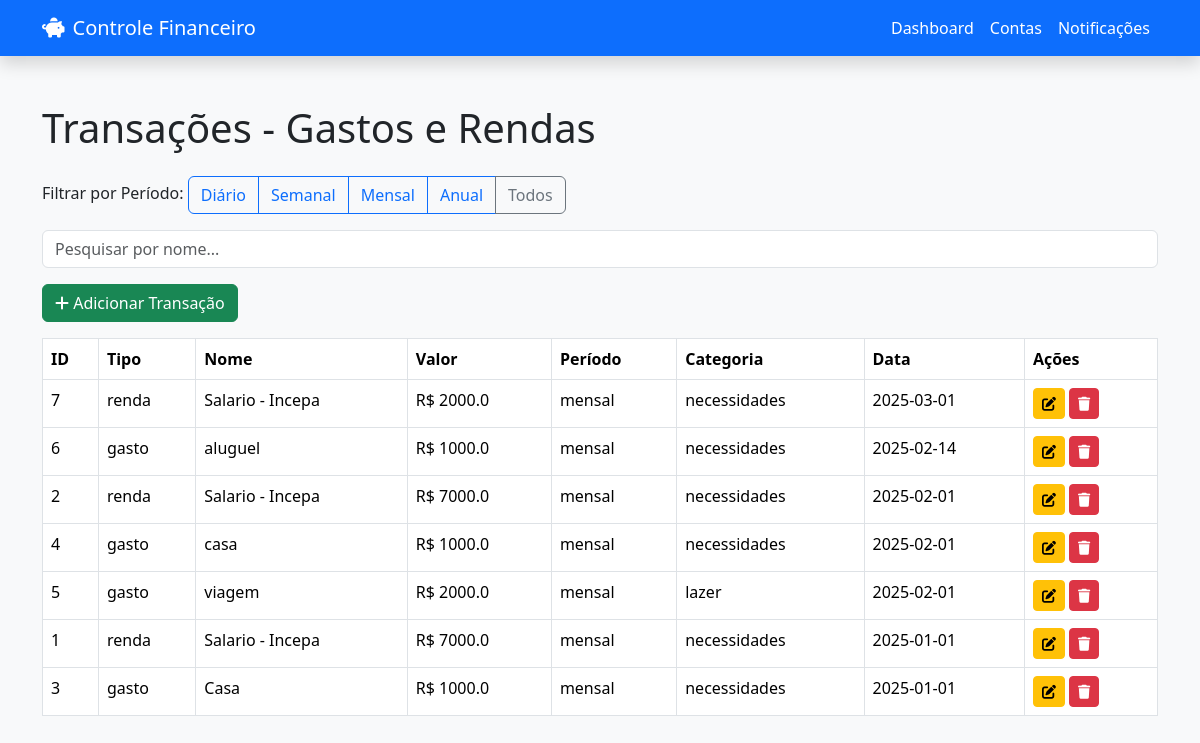
Page /transacoes (signed in) on the earlier database version.
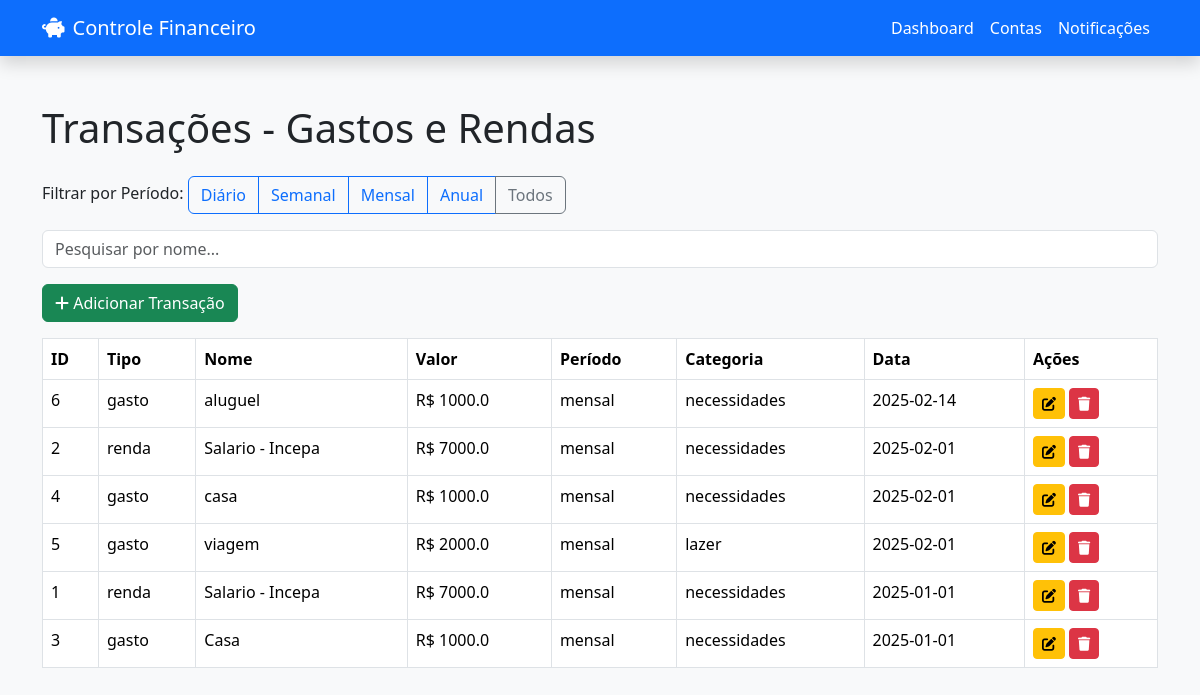
Same page on the later database version.
### tables this page shows
CREATE TABLE Transacoes (
        id INTEGER PRIMARY KEY AUTOINCREMENT,
        tipo TEXT NOT NULL,
        nome TEXT NOT NULL,
        valor REAL NOT NULL,
        periodo TEXT NOT NULL,
        categoria TEXT,
        data TEXT DEFAULT CURRENT_TIMESTAMP,
        notificado INTEGER DEFAULT 0,
        notificado_antecipado INTEGER DEFAULT 0
    );

### app.py (the view)
@app.route('/transacoes', methods=['GET'])
def transacoes_view():
    if 'user_id' not in session:
        flash("Você não está autenticado.", "error")
        return redirect(url_for('index'))
    periodo = request.args.get('periodo')  # 'diario', 'semanal', 'mensal', 'anual'
    pesquisa = request.args.get('pesquisa', '').lower()
    conn = conectar_bd()
    if conn is None:
        flash("Erro ao conectar ao banco de dados", "danger")
        return redirect(url_for('dashboard'))
    cursor = conn.cursor()
    if periodo:
        cursor.execute("SELECT * FROM Transacoes WHERE periodo = ? ORDER BY data DESC", (periodo,))
    else:
        cursor.execute("SELECT * FROM Transacoes ORDER BY data DESC")
    transacoes = cursor.fetchall()
    conn.close()
    if pesquisa:
        transacoes = [t for t in transacoes if pesquisa in t['nome'].lower()]
    return render_template('transacoes.html', transacoes=transacoes, periodo=periodo, pesquisa=pesquisa)

### app.py (called while the page is built)
def conectar_bd():
    try:
        conn = sqlite3.connect('financeiro.db')
        conn.row_factory = sqlite3.Row
        return conn
    except sqlite3.Error as e:
        flash(f"Erro ao conectar com o banco de dados: {e}", "danger")
        return None

### templates/transacoes.html (shortened to what this page needs)
<!DOCTYPE html>
<html lang="pt-br">
<head>
  <link href="https://cdn.jsdelivr.net/npm/bootstrap@5.3.2/dist/css/bootstrap.min.css" rel="stylesheet">
  <link href="https://cdnjs.cloudflare.com/ajax/libs/font-awesome/6.0.0/css/all.min.css" rel="stylesheet">
</head>
<body class="bg-light">
  <nav class="navbar navbar-expand-lg navbar-dark bg-primary shadow">
    <div class="container">
      <a class="navbar-brand d-flex align-items-center" href="/dashboard">
        <i class="fa-solid fa-piggy-bank me-2"></i> Controle Financeiro
      </a>
      <div class="collapse navbar-collapse" id="navbarNav">
        <ul class="navbar-nav ms-auto">
          <li class="nav-item"><a class="nav-link text-white" href="/dashboard">Dashboard</a></li>
          <li class="nav-item"><a class="nav-link text-white" href="/contas">Contas</a></li>
          <li class="nav-item"><a class="nav-link text-white" href="/notificacoes">Notificações</a></li>
        </ul>
      </div>
    </div>
  </nav>
  <div class="container py-5">
    <h1 class="mb-4">Transações - Gastos e Rendas</h1>
    <div class="mb-3">
      <label class="form-label">Filtrar por Período:</label>
      <div class="btn-group" role="group">
        <a href="/transacoes?periodo=diario" class="btn btn-outline-primary">Diário</a>
        <a href="/transacoes?periodo=semanal" class="btn btn-outline-primary">Semanal</a>
        <a href="/transacoes?periodo=mensal" class="btn btn-outline-primary">Mensal</a>
        <a href="/transacoes?periodo=anual" class="btn btn-outline-primary">Anual</a>
        <a href="/transacoes" class="btn btn-outline-secondary">Todos</a>
      </div>
    </div>
    <div class="mb-3">
      <input type="text" id="searchInput" class="form-control" placeholder="Pesquisar por nome...">
    </div>
    <a href="/adicionar_transacao" class="btn btn-success mb-3">
      <i class="fa-solid fa-plus"></i> Adicionar Transação
    </a>
    {% if transacoes %}
    <table class="table table-bordered" id="transacoesTable">
      <thead>
        <tr>
          <th>ID</th>
          <th>Tipo</th>
          <th>Nome</th>
          <th>Valor</th>
          <th>Período</th>
          <th>Categoria</th>
          <th>Data</th>
          <th>Ações</th>
        </tr>
      </thead>
      <tbody>
        {% for t in transacoes %}
        <tr>
          <td>{{ t.id }}</td>
          <td>{{ t.tipo }}</td>
          <td>{{ t.nome }}</td>
          <td>R$ {{ t.valor }}</td>
          <td>{{ t.periodo }}</td>
          <td>{{ t.categoria }}</td>
          <td>{{ t.data }}</td>
          <td>
            <a href="/editar_transacao/{{ t.id }}" class="btn btn-warning btn-sm"><i class="fa-solid fa-edit"></i></a>
            <a href="/excluir_transacao/{{ t.id }}" class="btn btn-danger btn-sm" onclick="return confirm('Tem certeza?')"><i class="fa-solid fa-trash"></i></a>
          </td>
        </tr>
        {% endfor %}
      </tbody>
    </table>
    {% else %}
    <p class="text-muted">Nenhuma transação encontrada.</p>
    {% endif %}
  </div>
</body>
</html>

Differences in the rows shown:
removed Transacoes: id "7", tipo "renda", nome "Salario - Incepa", valor "2000.0", periodo "mensal", categoria "necessidades", data "2025-03-01"
